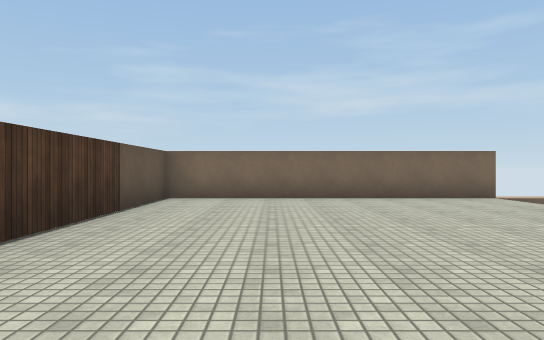
View 1 (above)

15 first-person views from a walk through a scene from a Unity 3-D project. The camera is 1.2 m above the floor, looks level and sees 70° across. The floor is counted in squares, 2 m on a side. Each view is taken from the middle of a square. On the plan, view 1 faces up. The plan holds only what a view shows up to about 11 squares ahead; the rest is blank. The place goes on beyond the plan. Surface patterns are stand-ins for the level's own textures.

View 2
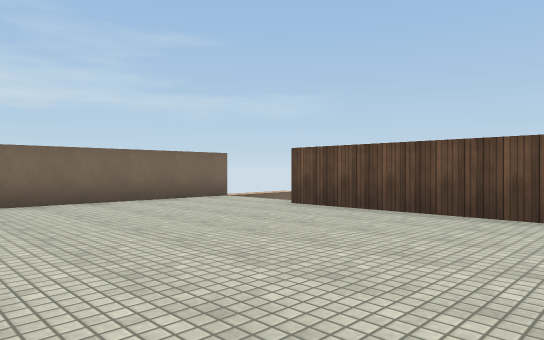

View 3
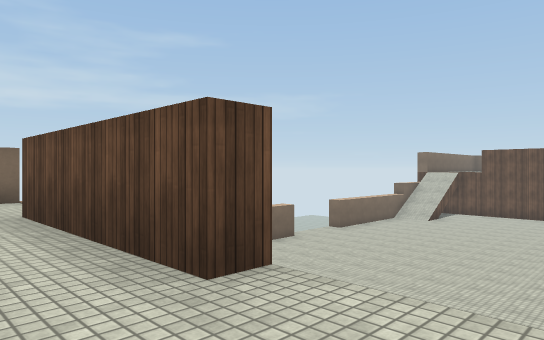

View 4
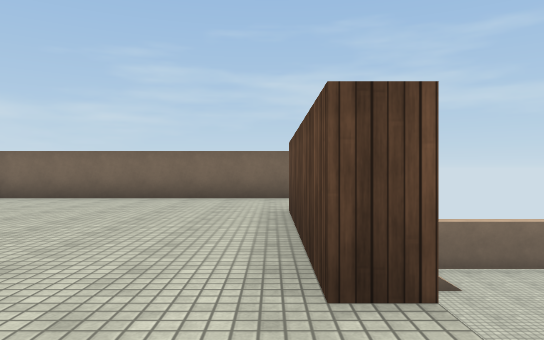

View 5
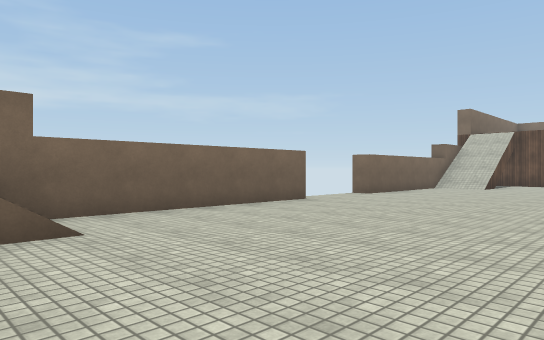

View 6
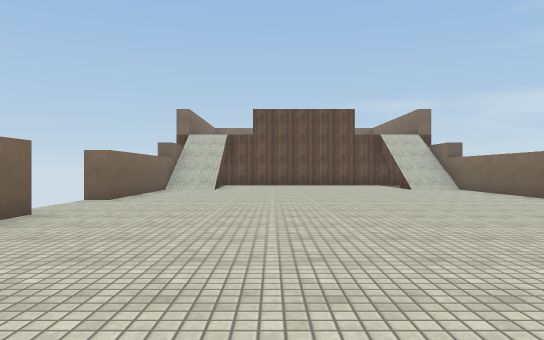

View 7
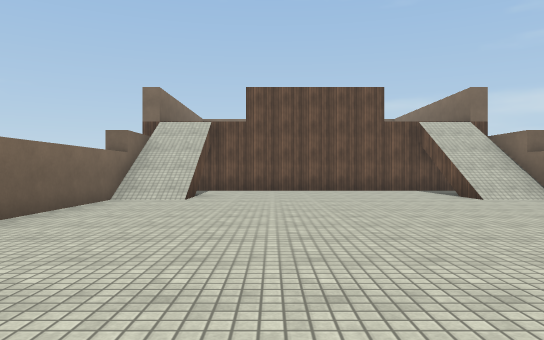

View 8
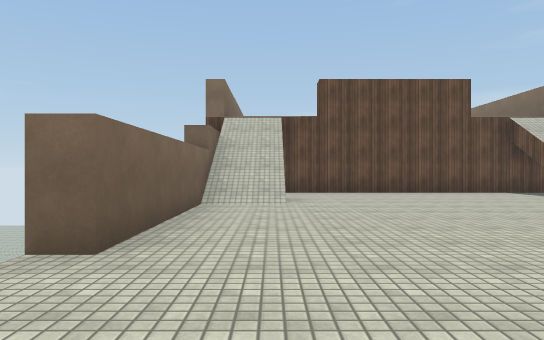

View 9
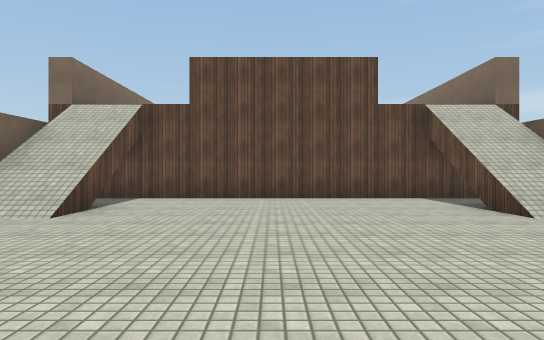

View 10
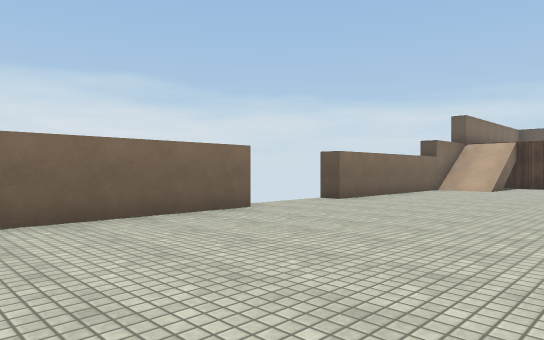

View 11
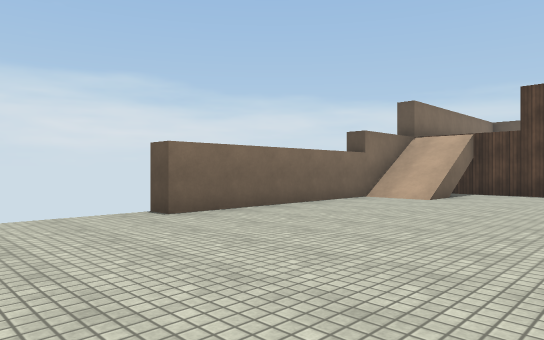

View 12
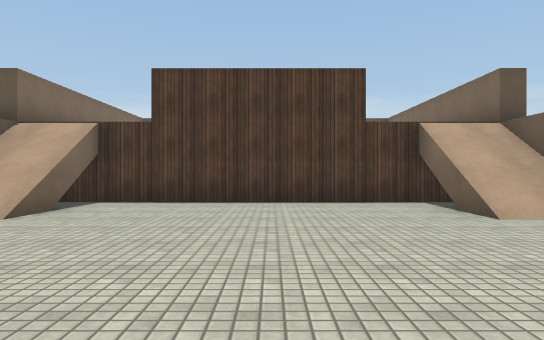

View 13
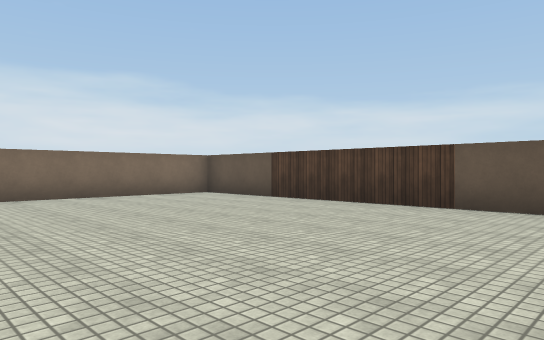

View 14
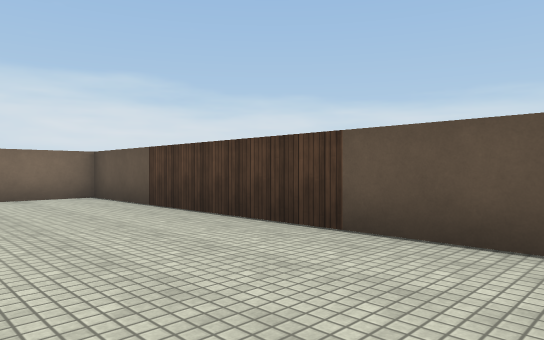

View 15
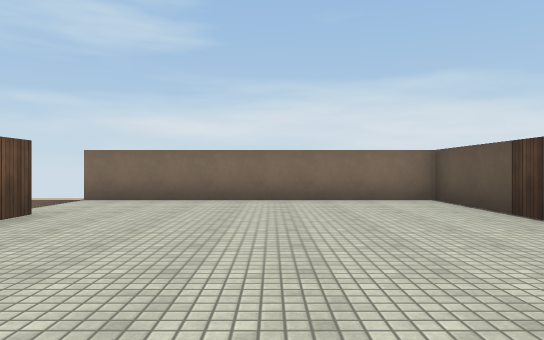

### Floor plan
Key: @ floor where view 1 was taken; # wall or solid block; x gap in a wall; . main floor; : floor 3 m higher than the main floor; / step, stairs or slope; v drop or lower ground.
Columns run from 3 left of view 1 to 25 right of it. Each row starts with its distance up from view 1.
  9  #######v #v###xvvx### x v
  8 #:::::::///...........////###
  7 #:::::::///...........////#
  6 #:::::::/.................#
  5 #:::::::#.................#
  4 #:::::::#.................#
  3 #:::::::#.................#
  2 #:::::::#.................#
  1 #:::::::///...........///.#
  0 #::@::::///...........////
 -1  #######:::#####..#####:/:###

Where each view was taken, in squares from view 1:
view 1: 0 up, 0 right, facing up
view 2: 1 up, 1 left, facing up-right
view 3: 0 up, 3 right, facing up-right
view 4: 0 up, 4 right, facing up
view 5: 3 up, 6 right, facing up-right
view 6: 5 up, 7 right, facing right
view 7: 5 up, 11 right, facing right
view 8: 7 up, 12 right, facing right
view 9: 4 up, 14 right, facing right
view 10: 4 up, 19 right, facing down-left
view 11: 4 up, 15 right, facing down-left
view 12: 4 up, 12 right, facing left
view 13: 8 up, 4 right, facing down-left
view 14: 8 up, 1 right, facing down-left
view 15: 7 up, 1 right, facing down
